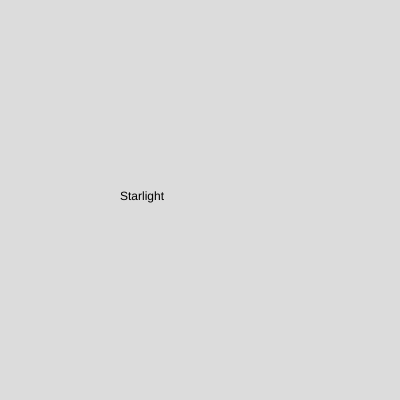
Frame 1 (no input)
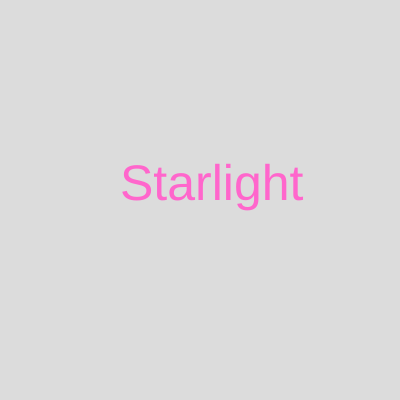
Frame 60 (no input)
Frame 120 (the mouse pressed at the canvas centre since frame 60): identical to frame 60, image omitted

The p5.js sketch that drew these frames (run headless with seeded random() and noise() and a simulated clock; from frame 60 on, the mouse is pressed at the canvas centre):

// p5.js sketch
// ── sketch.js
function setup() {
  createCanvas(400, 400);
}

function draw() {
  background(220);
  text("Starlight",120, 200);
  textSize(50)
  textStyle
  fill(color(255,102,204));
}
